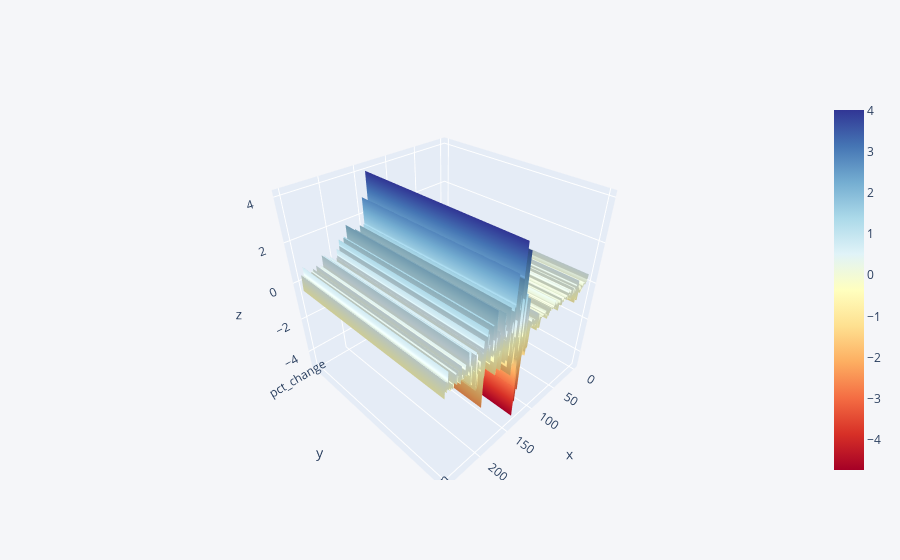

Notebook cell for this chart:
### Code cell
# Plotting Berkshire Hathaway equally weighted index daily percent change and normalized returns.
df3 = pd.DataFrame({'pct_change':df1,'norm_return':df2})
df3.iplot(kind='surface',colorscale='rdylbu')

### Figure 1 — Plotly figure (JSON) as saved in the notebook; plotly's stock layout.template omitted (floating-point values rounded to 4 significant figures; data arrays with more than 128 entries replaced by an {"elided": "..."} marker saying what was removed)
{"data": [{"colorscale": [[0, "rgb(165,0,38)"], [0.1, "rgb(215,48,39)"], [0.2, "rgb(244,109,67)"], [0.3, "rgb(253,174,97)"], [0.4, "rgb(254,224,144)"], [0.5, "rgb(255,255,191)"], [0.6, "rgb(224,243,248)"], [0.7, "rgb(171,217,233)"], [0.8, "rgb(116,173,209)"], [0.9, "rgb(69,117,180)"], [1, "rgb(49,54,149)"]], "type": "surface", "x": {"elided": "251 int values"}, "y": ["pct_change", "norm_return"], "z": {"elided": "2x251 float values"}}], "layout": {"legend": {"bgcolor": "#F5F6F9", "font": {"color": "#4D5663"}}, "paper_bgcolor": "#F5F6F9", "plot_bgcolor": "#F5F6F9", "title": {"font": {"color": "#4D5663"}}, "xaxis": {"gridcolor": "#E1E5ED", "showgrid": true, "tickfont": {"color": "#4D5663"}, "title": {"font": {"color": "#4D5663"}, "text": ""}, "zerolinecolor": "#E1E5ED"}, "yaxis": {"gridcolor": "#E1E5ED", "showgrid": true, "tickfont": {"color": "#4D5663"}, "title": {"font": {"color": "#4D5663"}, "text": ""}, "zerolinecolor": "#E1E5ED"}}}
